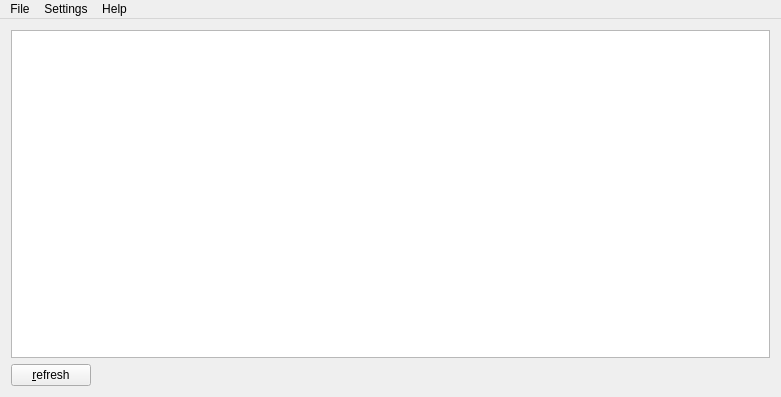
<?xml version="1.0" encoding="UTF-8"?>
<ui version="4.0">
 <class>scicalc</class>
 <widget class="QMainWindow" name="scicalc">
  <property name="geometry">
   <rect>
    <x>0</x>
    <y>0</y>
    <width>781</width>
    <height>397</height>
   </rect>
  </property>
  <property name="windowTitle">
   <string>scicalc</string>
  </property>
  <widget class="QWidget" name="centralWidget">
   <layout class="QVBoxLayout" name="verticalLayout">
    <item>
     <layout class="QHBoxLayout" name="horizontalLayout">
      <property name="spacing">
       <number>0</number>
      </property>
      <property name="sizeConstraint">
       <enum>QLayout::SetNoConstraint</enum>
      </property>
      <item>
       <widget class="ScicalcEdit" name="edit_input"/>
      </item>
     </layout>
    </item>
    <item>
     <layout class="QHBoxLayout" name="horizontalLayout_2">
      <item>
       <widget class="QPushButton" name="pushButton_refresh">
        <property name="text">
         <string>&amp;refresh</string>
        </property>
       </widget>
      </item>
      <item>
       <spacer name="horizontalSpacer">
        <property name="orientation">
         <enum>Qt::Horizontal</enum>
        </property>
        <property name="sizeHint" stdset="0">
         <size>
          <width>168</width>
          <height>20</height>
         </size>
        </property>
       </spacer>
      </item>
     </layout>
    </item>
   </layout>
  </widget>
  <widget class="QMenuBar" name="menuBar">
   <property name="geometry">
    <rect>
     <x>0</x>
     <y>0</y>
     <width>781</width>
     <height>26</height>
    </rect>
   </property>
   <widget class="QMenu" name="menuFile">
    <property name="title">
     <string>File</string>
    </property>
    <addaction name="actionNew"/>
    <addaction name="actionOpen"/>
    <addaction name="actionSave"/>
    <addaction name="actionSave_as"/>
    <addaction name="actionRefresh"/>
   </widget>
   <widget class="QMenu" name="menuSettings">
    <property name="title">
     <string>Settings</string>
    </property>
    <addaction name="actionLoad_recent_file_on_startup"/>
    <addaction name="actionAuto_save_on_close"/>
    <addaction name="actionGeneral_settings"/>
   </widget>
   <widget class="QMenu" name="menuHelp">
    <property name="title">
     <string>Help</string>
    </property>
    <addaction name="actionReadme"/>
    <addaction name="actionConstants"/>
    <addaction name="actionFunctions"/>
    <addaction name="separator"/>
    <addaction name="actionChangelog"/>
    <addaction name="actionAbout_scicalc"/>
   </widget>
   <addaction name="menuFile"/>
   <addaction name="menuSettings"/>
   <addaction name="menuHelp"/>
  </widget>
  <action name="actionSave">
   <property name="text">
    <string>Save</string>
   </property>
   <property name="shortcut">
    <string>Ctrl+S</string>
   </property>
  </action>
  <action name="actionOpen">
   <property name="text">
    <string>Open</string>
   </property>
   <property name="shortcut">
    <string>Ctrl+O</string>
   </property>
  </action>
  <action name="actionRefresh">
   <property name="text">
    <string>Refresh</string>
   </property>
   <property name="shortcut">
    <string>Ctrl+R</string>
   </property>
  </action>
  <action name="actionSave_as">
   <property name="text">
    <string>Save as...</string>
   </property>
   <property name="shortcut">
    <string>Ctrl+Shift+S</string>
   </property>
  </action>
  <action name="actionLoad_recent_file_on_startup">
   <property name="checkable">
    <bool>true</bool>
   </property>
   <property name="text">
    <string>load recent file on startup</string>
   </property>
  </action>
  <action name="actionAuto_save_on_close">
   <property name="checkable">
    <bool>true</bool>
   </property>
   <property name="text">
    <string>auto-save changes on close</string>
   </property>
  </action>
  <action name="actionNew">
   <property name="text">
    <string>New</string>
   </property>
   <property name="shortcut">
    <string>Ctrl+N</string>
   </property>
  </action>
  <action name="actionReadme">
   <property name="text">
    <string>Readme</string>
   </property>
  </action>
  <action name="actionConstants">
   <property name="text">
    <string>Constants</string>
   </property>
  </action>
  <action name="actionFunctions">
   <property name="text">
    <string>Functions</string>
   </property>
  </action>
  <action name="actionGeneral_settings">
   <property name="text">
    <string>general settings...</string>
   </property>
  </action>
  <action name="actionAbout_scicalc">
   <property name="text">
    <string>About scicalc</string>
   </property>
  </action>
  <action name="actionChangelog">
   <property name="text">
    <string>Changelog</string>
   </property>
  </action>
 </widget>
 <layoutdefault spacing="6" margin="11"/>
 <customwidgets>
  <customwidget>
   <class>ScicalcEdit</class>
   <extends>QTextEdit</extends>
   <header>scicalcedit.h</header>
  </customwidget>
 </customwidgets>
 <resources/>
 <connections/>
</ui>
